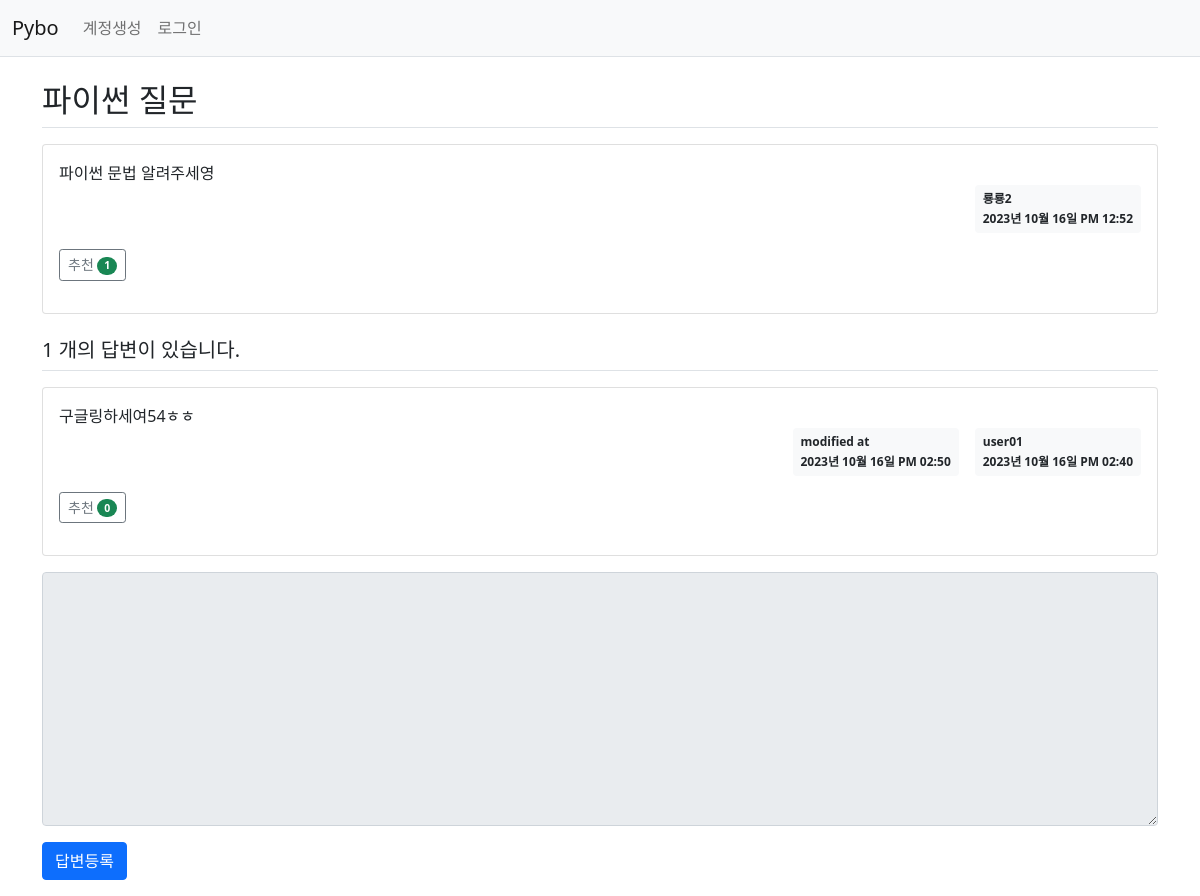
Screenshot of /question/detail/2/ with the database file from the repository.
### pybo/models.py (models this page shows)
class Question(db.Model):
    id = db.Column(db.Integer, primary_key=True)
    subject = db.Column(db.String(200), nullable=False)
    content = db.Column(db.Text(), nullable=False)
    create_date = db.Column(db.DateTime(), nullable=False)
    user_id = db.Column(db.Integer, db.ForeignKey('user.id', ondelete='CASCADE'), nullable=False)
    user = db.relationship('User', backref=db.backref('question_set'))
    modify_date = db.Column(db.DateTime(), nullable=True)
    voter = db.relationship('User', secondary=question_voter, backref=db.backref('question_voter_set'))

class User(db.Model):
    id = db.Column(db.Integer, primary_key=True)
    username = db.Column(db.String(150), unique=True, nullable=False)
    password = db.Column(db.String(200), nullable=False)
    email = db.Column(db.String(120), unique=True, nullable=False)

class Answer(db.Model):
    id = db.Column(db.Integer, primary_key=True)
    question_id = db.Column(db.Integer, db.ForeignKey('question.id', ondelete='CASCADE'))
    question = db.relationship('Question', backref=db.backref('answer_set'))
    content = db.Column(db.Text(), nullable=False)
    create_date = db.Column(db.DateTime(), nullable=False)
    user_id = db.Column(db.Integer, db.ForeignKey('user.id', ondelete='CASCADE'), nullable=False)
    user = db.relationship('User', backref=db.backref('answer_set'))
    modify_date = db.Column(db.DateTime(), nullable=True)
    voter = db.relationship('User', secondary=answer_voter, backref=db.backref('answer_voter_set'))

### pybo/views/question_views.py (the view)
@bp.route('/detail/<int:question_id>/')
def detail(question_id):
    form = AnswerForm()
    question = Question.query.get_or_404(question_id)
    return render_template('question/question_detail.html', question=question, form=form)

### pybo/forms.py
class AnswerForm(FlaskForm):
    content = TextAreaField('내용', validators=[DataRequired('내용은 필수입력 항목입니다.')])

### pybo/filter.py (called while the page is built)
def format_datetime(value, fmt='%Y년 %m월 %d일 %p %I:%M'):
    return value.strftime(fmt)

### pybo/views/auth_views.py (called while the page is built)
@bp.before_app_request
def load_logged_in_user():
    user_id = session.get('user_id')
    if user_id is None:
        g.user = None
    else:
        g.user = User.query.get(user_id)

### pybo/templates/question/question_detail.html (shortened to what this page needs)
{% extends 'base.html' %}
{% block content %}
<div class="container my-3">
    <h2 class = "border-bottom py-2">{{ question.subject }}</h2>
    <div class="card my-3">
        <div class="card-body">
        <div class="card-text" style="white-space: pre-line;">{{ question.content }}</div>
            <div class="d-flex justify-content-end">
                <div class="badge bg-light text-dark p-2 text-start">
                    <div class="mb-2">{{ question.user.username }}</div>
                    <div>{{ question.create_date|datetime }}</div>
                </div>
            </div>
            <div class="my-3">
                <a href="javascript:void(0)" data-uri="{{ url_for('question.vote', question_id=question.id) }}"
                    class="recommend btn btn-sm btn-outline-secondary"> 추천
                    <span class="badge rounded-pill bg-success">{{ question.voter|length }}</span>
                </a>
             </div>
        </div>
    </div>
    <h5 class="border-bottom my-3 py-2">{{ question.answer_set|length }} 개의 답변이 있습니다.</h5>
    {% for answer in question.answer_set %}
    <div class="card my-3">
        <div class="card-body">
        <div class="card-text" style="white-space: pre-line;">{{ answer.content }}</div>
            <div class="d-flex justify-content-end">
                {% if answer.modify_date %}
                <div class="badge bg-light text-dark p-2 text-start mx-3">
                    <div class="mb-2">modified at</div>
                    <div>{{ answer.modify_date|datetime }}</div>
                </div>
                {% endif %}
                <div class="badge bg-light text-dark p-2 text-start">
                    <div class="mb-2">{{ answer.user.username }}</div>
                    <div>{{ answer.create_date|datetime }}</div>
                </div>
            </div>
            <div class="my-3">
                <a href="javascript:void(0)" data-uri="{{ url_for('answer.vote', answer_id=answer.id) }}"
                    class="recommend btn btn-sm btn-outline-secondary"> 추천
                    <span class="badge rounded-pill bg-success">{{ answer.voter|length }}</span>
                </a>
            </div>
        </div>
    </div>
    {% endfor %}
    <form action="{{ url_for('answer.create', question_id=question.id) }}" method="post" class="my-3">
        <div class="mb-3">
            <textarea {% if not g.user %}disabled{% endif %}
                    name="content" id="content" class="form-control" rows="10"></textarea>
        </div>
        <input type="submit" value="답변등록" class="btn btn-primary">
    </form>
</div>
{% endblock %}

### rows the page displays
Question: subject "파이썬 질문", content "파이썬 문법 알려주세영", create_date "2023년 10월 16일 PM 12:52"
User: user.username "룡룡2"
Answer: content "구글링하세여54ㅎㅎ", modify_date "2023년 10월 16일 PM 02:50", user.username "user01", create_date "2023년 10월 16일 PM 02:40", voter|length "0"

### other values shown
{{ question.voter|length }} "1"
{{ question.answer_set|length }} "1"
